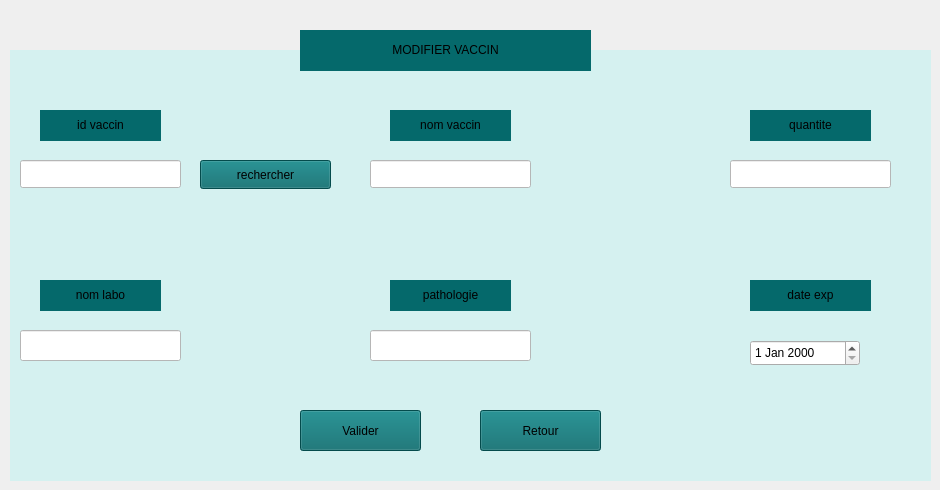
    <widget class="QWidget" name="tab_5">
     <attribute name="title">
      <string>Modifier vaccin</string>
     </attribute>
     <widget class="QLabel" name="label_8">
      <property name="geometry">
       <rect>
        <x>10</x>
        <y>50</y>
        <width>921</width>
        <height>431</height>
       </rect>
      </property>
      <property name="styleSheet">
       <string notr="true">background-color: rgb(213, 241, 240);</string>
      </property>
      <property name="text">
       <string/>
      </property>
     </widget>
     <widget class="QLineEdit" name="modif1">
      <property name="geometry">
       <rect>
        <x>20</x>
        <y>160</y>
        <width>161</width>
        <height>28</height>
       </rect>
      </property>
      <property name="styleSheet">
       <string notr="true">background-color: rgb(255, 255, 255);</string>
      </property>
     </widget>
     <widget class="QLabel" name="label_9">
      <property name="geometry">
       <rect>
        <x>40</x>
        <y>110</y>
        <width>121</width>
        <height>31</height>
       </rect>
      </property>
      <property name="font">
       <font>
        <kerning>true</kerning>
       </font>
      </property>
      <property name="styleSheet">
       <string notr="true">background-color: rgb(5, 105, 107);</string>
      </property>
      <property name="text">
       <string>&lt;html&gt;&lt;head/&gt;&lt;body&gt;&lt;p align=&quot;center&quot;&gt;id vaccin&lt;/p&gt;&lt;/body&gt;&lt;/html&gt;</string>
      </property>
     </widget>
     <widget class="QLineEdit" name="modif4">
      <property name="geometry">
       <rect>
        <x>20</x>
        <y>330</y>
        <width>161</width>
        <height>31</height>
       </rect>
      </property>
      <property name="styleSheet">
       <string notr="true">background-color: rgb(255, 255, 255);</string>
      </property>
     </widget>
     <widget class="QLabel" name="label_24">
      <property name="geometry">
       <rect>
        <x>390</x>
        <y>110</y>
        <width>121</width>
        <height>31</height>
       </rect>
      </property>
      <property name="font">
       <font>
        <kerning>true</kerning>
       </font>
      </property>
      <property name="styleSheet">
       <string notr="true">background-color: rgb(5, 105, 107);</string>
      </property>
      <property name="text">
       <string>&lt;html&gt;&lt;head/&gt;&lt;body&gt;&lt;p align=&quot;center&quot;&gt;nom vaccin&lt;/p&gt;&lt;/body&gt;&lt;/html&gt;</string>
      </property>
     </widget>
     <widget class="QLineEdit" name="modif2">
      <property name="geometry">
       <rect>
        <x>370</x>
        <y>160</y>
        <width>161</width>
        <height>28</height>
       </rect>
      </property>
      <property name="styleSheet">
       <string notr="true">background-color: rgb(255, 255, 255);</string>
      </property>
     </widget>
     <widget class="QLineEdit" name="modif5">
      <property name="geometry">
       <rect>
        <x>370</x>
        <y>330</y>
        <width>161</width>
        <height>31</height>
       </rect>
      </property>
      <property name="styleSheet">
       <string notr="true">background-color: rgb(255, 255, 255);</string>
      </property>
     </widget>
     <widget class="QLabel" name="label_25">
      <property name="geometry">
       <rect>
        <x>750</x>
        <y>110</y>
        <width>121</width>
        <height>31</height>
       </rect>
      </property>
      <property name="font">
       <font>
        <kerning>true</kerning>
       </font>
      </property>
      <property name="styleSheet">
       <string notr="true">background-color: rgb(5, 105, 107);</string>
      </property>
      <property name="text">
       <string>&lt;html&gt;&lt;head/&gt;&lt;body&gt;&lt;p align=&quot;center&quot;&gt;quantite&lt;/p&gt;&lt;/body&gt;&lt;/html&gt;</string>
      </property>
     </widget>
     <widget class="QLabel" name="label_26">
      <property name="geometry">
       <rect>
        <x>390</x>
        <y>280</y>
        <width>121</width>
        <height>31</height>
       </rect>
      </property>
      <property name="font">
       <font>
        <kerning>true</kerning>
       </font>
      </property>
      <property name="styleSheet">
       <string notr="true">background-color: rgb(5, 105, 107);</string>
      </property>
      <property name="text">
       <string>&lt;html&gt;&lt;head/&gt;&lt;body&gt;&lt;p align=&quot;center&quot;&gt;pathologie&lt;/p&gt;&lt;/body&gt;&lt;/html&gt;</string>
      </property>
     </widget>
     <widget class="QPushButton" name="pushButton_21">
      <property name="geometry">
       <rect>
        <x>300</x>
        <y>410</y>
        <width>121</width>
        <height>41</height>
       </rect>
      </property>
      <property name="styleSheet">
       <string notr="true">background-color: rgb(5, 105, 107);</string>
      </property>
      <property name="text">
       <string>Valider</string>
      </property>
     </widget>
     <widget class="QLabel" name="label_27">
      <property name="geometry">
       <rect>
        <x>40</x>
        <y>280</y>
        <width>121</width>
        <height>31</height>
       </rect>
      </property>
      <property name="font">
       <font>
        <kerning>true</kerning>
       </font>
      </property>
      <property name="styleSheet">
       <string notr="true">background-color: rgb(5, 105, 107);</string>
      </property>
      <property name="text">
       <string>&lt;html&gt;&lt;head/&gt;&lt;body&gt;&lt;p align=&quot;center&quot;&gt;nom labo&lt;/p&gt;&lt;/body&gt;&lt;/html&gt;</string>
      </property>
     </widget>
     <widget class="QPushButton" name="pushButton_22">
      <property name="geometry">
       <rect>
        <x>480</x>
        <y>410</y>
        <width>121</width>
        <height>41</height>
       </rect>
      </property>
      <property name="styleSheet">
       <string notr="true">background-color: rgb(5, 105, 107);</string>
      </property>
      <property name="text">
       <string>Retour</string>
      </property>
     </widget>
     <widget class="QLabel" name="label_12">
      <property name="geometry">
       <rect>
        <x>300</x>
        <y>30</y>
        <width>291</width>
        <height>41</height>
       </rect>
      </property>
      <property name="styleSheet">
       <string notr="true">background-color: rgb(5, 105, 107);</string>
      </property>
      <property name="text">
       <string>&lt;html&gt;&lt;head/&gt;&lt;body&gt;&lt;p align=&quot;center&quot;&gt;MODIFIER VACCIN&lt;/p&gt;&lt;/body&gt;&lt;/html&gt;</string>
      </property>
     </widget>
     <widget class="QLabel" name="label_29">
      <property name="geometry">
       <rect>
        <x>750</x>
        <y>280</y>
        <width>121</width>
        <height>31</height>
       </rect>
      </property>
      <property name="font">
       <font>
        <kerning>true</kerning>
       </font>
      </property>
      <property name="styleSheet">
       <string notr="true">background-color: rgb(5, 105, 107);</string>
      </property>
      <property name="text">
       <string>&lt;html&gt;&lt;head/&gt;&lt;body&gt;&lt;p align=&quot;center&quot;&gt;date exp&lt;/p&gt;&lt;/body&gt;&lt;/html&gt;</string>
      </property>
     </widget>
     <widget class="QLineEdit" name="modif3">
      <property name="geometry">
       <rect>
        <x>730</x>
        <y>160</y>
        <width>161</width>
        <height>28</height>
       </rect>
      </property>
      <property name="styleSheet">
       <string notr="true">background-color: rgb(255, 255, 255);</string>
      </property>
     </widget>
     <widget class="QDateEdit" name="modif6">
      <property name="geometry">
       <rect>
        <x>750</x>
        <y>340</y>
        <width>110</width>
        <height>26</height>
       </rect>
      </property>
     </widget>
     <widget class="QPushButton" name="pushButton_14">
      <property name="geometry">
       <rect>
        <x>200</x>
        <y>160</y>
        <width>131</width>
        <height>29</height>
       </rect>
      </property>
      <property name="styleSheet">
       <string notr="true">background-color: rgb(5, 105, 107);</string>
      </property>
      <property name="text">
       <string>rechercher</string>
      </property>
     </widget>
    </widget>
